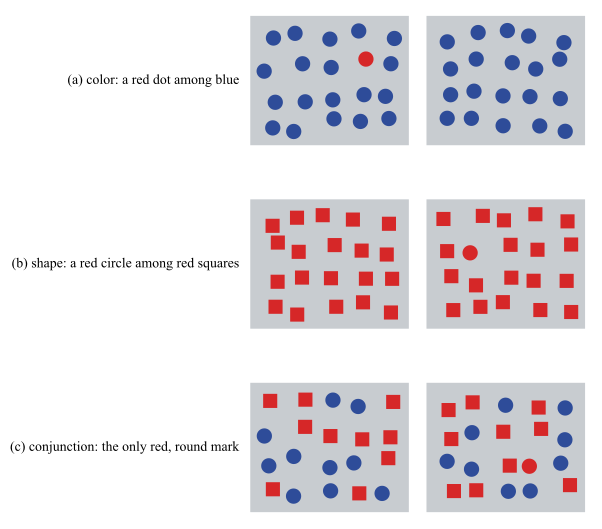

The script that saved this image:
# --- Match LaTeX document: Times New Roman, 10pt, textwidth=7in ---
# The three pre-attentive search demonstrations, posed the way the DLI human-
# perception slides pose them: each row is a left/right pair, and the reader is
# asked which side holds the odd mark. A single-feature target (color, shape) is
# found before the eye moves, however many marks are present; the conjunction
# target (red AND round) has to be searched item by item.
import numpy as np
import matplotlib.pyplot as plt
from matplotlib.patches import Circle, Rectangle

plt.rcParams.update({
    'font.family': 'serif',
    'font.serif': ['Times New Roman'],
    'font.size': 10,
    'axes.titlesize': 10,
    'axes.labelsize': 10,
    'mathtext.fontset': 'cm',
})

C_TARGET = '#D62728'      # red target, as on the slides
C_BLUE = '#2E4C99'        # distractor blue
FIELD_BG = '#C8CCD0'      # gray field background, as on the slides

N = 20                    # marks per field
rng = np.random.default_rng(7)


NX, NY = 5, 4                                 # field is a 5x4 grid, N = 20

# Interior slots only, so the target never lands on an edge (where it would be
# easy to find by position, or get clipped by the field border).
INTERIOR = [row * NX + col for row in range(1, NY - 1) for col in range(1, NX - 1)]


def field_positions(seed):
    """A jittered 5x4 grid, so density is even and the target is not found by a
    gap in the layout rather than by its feature."""
    r = np.random.default_rng(seed)
    gx, gy = np.meshgrid(np.arange(NX), np.arange(NY))
    pos = np.column_stack([gx.ravel(), gy.ravel()]).astype(float)
    pos += r.uniform(-0.24, 0.24, pos.shape)
    return pos


# Which side (0 = left, 1 = right) carries the target in each row.
target_side = [0, 1, 1]                       # matches image6/7/8 of the deck

R_DOT = 0.26              # mark radii in DATA units, so they never overflow the
H_SQ = 0.24               # field edge regardless of how the axes are scaled


def add_dot(ax, x, y, color):
    ax.add_patch(Circle((x, y), R_DOT, facecolor=color, edgecolor='none'))


def add_square(ax, x, y, color):
    ax.add_patch(Rectangle((x - H_SQ, y - H_SQ), 2 * H_SQ, 2 * H_SQ,
                           facecolor=color, edgecolor='none'))


# Each row is one axes holding two gray fields with a white gap between them,
# drawn as rectangles in data coordinates. Keeping both fields in a single axes
# means no mark ever sits on an axes boundary, so nothing is clipped to a sliver.
DX = 6.0                                      # x-offset of the right field
FW, FH = 5.4, 4.4                             # gray field width and height
FX0, FY0 = -0.7, -0.7                         # gray field lower-left (local)

fig, axes = plt.subplots(3, 1, figsize=(7.0, 6.6))
fig.subplots_adjust(hspace=0.30)

row_titles = [
    '(a) color: a red dot among blue',
    '(b) shape: a red circle among red squares',
    '(c) conjunction: the only red, round mark',
]


def draw_marks(ax, pos, tgt, row, off):
    if row == 0:
        # color: all blue dots; target dot is red.
        for i, (x, y) in enumerate(pos):
            add_dot(ax, x + off, y, C_TARGET if i == tgt else C_BLUE)
    elif row == 1:
        # shape: all red squares; target is a red circle.
        for i, (x, y) in enumerate(pos):
            if i == tgt:
                add_dot(ax, x + off, y, C_TARGET)
            else:
                add_square(ax, x + off, y, C_TARGET)
    else:
        # conjunction: blue circles + red squares; target is a red circle.
        is_square = rng.permutation(N) < N // 2       # ~half squares
        if tgt >= 0:
            is_square[tgt] = False                    # target is a circle
        for i, (x, y) in enumerate(pos):
            if i == tgt:
                add_dot(ax, x + off, y, C_TARGET)     # the only red, round mark
            elif is_square[i]:
                add_square(ax, x + off, y, C_TARGET)
            else:
                add_dot(ax, x + off, y, C_BLUE)


for row in range(3):
    ax = axes[row]
    for off in (0.0, DX):
        ax.add_patch(Rectangle((FX0 + off, FY0), FW, FH, facecolor=FIELD_BG,
                               edgecolor='none', zorder=0))
    for side in range(2):
        pos = field_positions(seed=100 * row + side)
        has_target = (side == target_side[row])
        tgt = int(rng.choice(INTERIOR)) if has_target else -1
        draw_marks(ax, pos, tgt, row, 0.0 if side == 0 else DX)

    ax.set_xlim(FX0 - 0.2, DX + FX0 + FW + 0.2)
    ax.set_ylim(FY0 - 0.2, FY0 + FH + 0.2)
    ax.set_aspect('equal')
    ax.axis('off')
    ax.text(-0.015, 0.5, row_titles[row], transform=ax.transAxes,
            ha='right', va='center')

basename = 'plot_preattentive'
plt.savefig(f'{basename}.pdf', bbox_inches='tight')
plt.savefig(f'{basename}.svg', bbox_inches='tight')
plt.savefig(f'{basename}.jpeg', dpi=300, bbox_inches='tight')
print(f'Saved {basename}.pdf, {basename}.svg, {basename}.jpeg')
print(f'{N} marks per field; target side per row (0=left,1=right): {target_side}')
